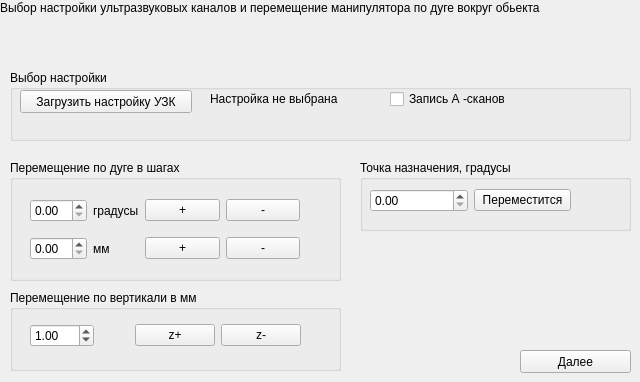
   <widget class="QWidget" name="page_4">
    <widget class="QLabel" name="label_22">
     <property name="geometry">
      <rect>
       <x>0</x>
       <y>0</y>
       <width>591</width>
       <height>16</height>
      </rect>
     </property>
     <property name="text">
      <string>Выбор настройки ультразвуковых каналов и перемещение манипулятора по дуге вокруг обьекта </string>
     </property>
    </widget>
    <widget class="QGroupBox" name="groupBox_7">
     <property name="geometry">
      <rect>
       <x>10</x>
       <y>290</y>
       <width>331</width>
       <height>81</height>
      </rect>
     </property>
     <property name="title">
      <string>Перемещение по вертикали в мм</string>
     </property>
     <widget class="QWidget" name="layoutWidget_4">
      <property name="geometry">
       <rect>
        <x>20</x>
        <y>30</y>
        <width>271</width>
        <height>31</height>
       </rect>
      </property>
      <layout class="QGridLayout" name="gridLayout_10">
       <item row="0" column="6">
        <widget class="QPushButton" name="pushButtonZpMove_4">
         <property name="text">
          <string>z+</string>
         </property>
        </widget>
       </item>
       <item row="0" column="7">
        <widget class="QPushButton" name="pushButtonZmMove_4">
         <property name="text">
          <string>z-</string>
         </property>
        </widget>
       </item>
       <item row="0" column="4">
        <widget class="QDoubleSpinBox" name="SpinBoxZmove_4">
         <property name="minimum">
          <double>0.000000000000000</double>
         </property>
         <property name="maximum">
          <double>100.000000000000000</double>
         </property>
         <property name="singleStep">
          <double>1.000000000000000</double>
         </property>
         <property name="value">
          <double>1.000000000000000</double>
         </property>
        </widget>
       </item>
       <item row="0" column="5">
        <widget class="QLabel" name="label_15">
         <property name="text">
          <string/>
         </property>
        </widget>
       </item>
      </layout>
     </widget>
    </widget>
    <widget class="QGroupBox" name="groupBox">
     <property name="geometry">
      <rect>
       <x>10</x>
       <y>70</y>
       <width>621</width>
       <height>71</height>
      </rect>
     </property>
     <property name="title">
      <string>Выбор настройки</string>
     </property>
     <widget class="QPushButton" name="pushButtonNastr">
      <property name="enabled">
       <bool>true</bool>
      </property>
      <property name="geometry">
       <rect>
        <x>10</x>
        <y>20</y>
        <width>172</width>
        <height>23</height>
       </rect>
      </property>
      <property name="text">
       <string>Загрузить настройку УЗК</string>
      </property>
     </widget>
     <widget class="QLabel" name="lNastrName">
      <property name="geometry">
       <rect>
        <x>200</x>
        <y>20</y>
        <width>171</width>
        <height>18</height>
       </rect>
      </property>
      <property name="text">
       <string>Настройка не выбрана</string>
      </property>
     </widget>
     <widget class="QCheckBox" name="checkBoxAscanWrite">
      <property name="geometry">
       <rect>
        <x>380</x>
        <y>20</y>
        <width>172</width>
        <height>18</height>
       </rect>
      </property>
      <property name="text">
       <string>Запись А -сканов</string>
      </property>
     </widget>
    </widget>
    <widget class="QGroupBox" name="groupBox_6">
     <property name="geometry">
      <rect>
       <x>360</x>
       <y>160</y>
       <width>271</width>
       <height>71</height>
      </rect>
     </property>
     <property name="title">
      <string>Точка назначения, градусы</string>
     </property>
     <widget class="QWidget" name="horizontalLayoutWidget_4">
      <property name="geometry">
       <rect>
        <x>10</x>
        <y>20</y>
        <width>201</width>
        <height>41</height>
       </rect>
      </property>
      <layout class="QHBoxLayout" name="horizontalLayout_4">
       <item>
        <widget class="QDoubleSpinBox" name="doubleSpinBoxFinishDegree">
         <property name="maximum">
          <double>360.000000000000000</double>
         </property>
        </widget>
       </item>
       <item>
        <widget class="QPushButton" name="pushButtonMoveDegree">
         <property name="text">
          <string>Переместится</string>
         </property>
        </widget>
       </item>
      </layout>
     </widget>
    </widget>
    <widget class="QGroupBox" name="groupBox_5">
     <property name="geometry">
      <rect>
       <x>10</x>
       <y>160</y>
       <width>331</width>
       <height>121</height>
      </rect>
     </property>
     <property name="title">
      <string>Перемещение по дуге в шагах</string>
     </property>
     <widget class="QWidget" name="gridLayoutWidget_6">
      <property name="geometry">
       <rect>
        <x>20</x>
        <y>30</y>
        <width>270</width>
        <height>80</height>
       </rect>
      </property>
      <layout class="QGridLayout" name="gridLayout_6">
       <item row="1" column="2">
        <widget class="QPushButton" name="pushButtonMmPlus">
         <property name="text">
          <string>+</string>
         </property>
        </widget>
       </item>
       <item row="1" column="1">
        <widget class="QLabel" name="label_2">
         <property name="text">
          <string>мм</string>
         </property>
        </widget>
       </item>
       <item row="1" column="3">
        <widget class="QPushButton" name="pushButtonMmMinus">
         <property name="text">
          <string>-</string>
         </property>
        </widget>
       </item>
       <item row="1" column="0">
        <widget class="QDoubleSpinBox" name="doubleSpinBoxStepMm"/>
       </item>
       <item row="0" column="0">
        <widget class="QDoubleSpinBox" name="doubleSpinBoxStepDegree"/>
       </item>
       <item row="0" column="1">
        <widget class="QLabel" name="label_3">
         <property name="text">
          <string>градусы</string>
         </property>
        </widget>
       </item>
       <item row="0" column="2">
        <widget class="QPushButton" name="pushButtonDegreePlus">
         <property name="text">
          <string>+</string>
         </property>
        </widget>
       </item>
       <item row="0" column="3">
        <widget class="QPushButton" name="pushButtonDegreeMinus">
         <property name="text">
          <string>-</string>
         </property>
        </widget>
       </item>
      </layout>
     </widget>
    </widget>
    <widget class="QPushButton" name="pushButtonUzkOk">
     <property name="enabled">
      <bool>true</bool>
     </property>
     <property name="geometry">
      <rect>
       <x>520</x>
       <y>350</y>
       <width>111</width>
       <height>23</height>
      </rect>
     </property>
     <property name="text">
      <string>Далее</string>
     </property>
    </widget>
   </widget>
